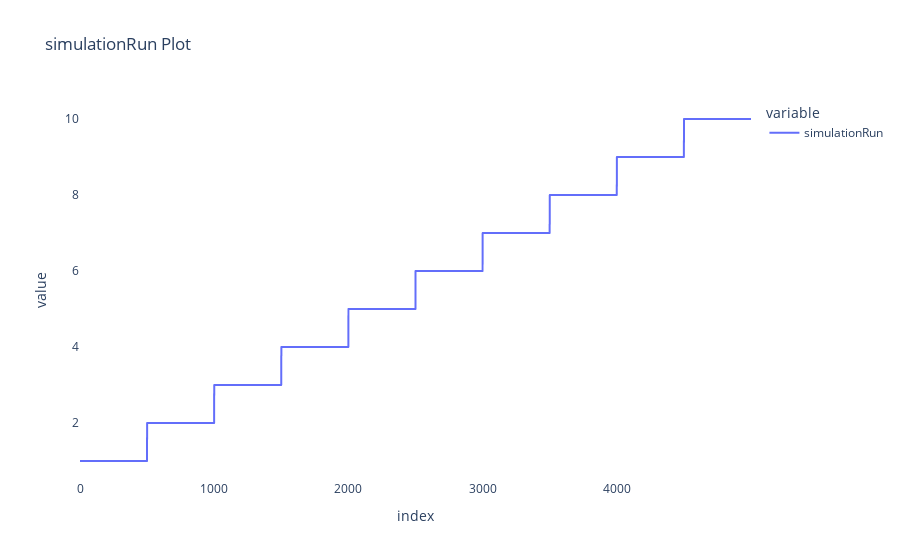

Here is the notebook cell this chart was saved with:
### Markdown cell above
`simulationRun` 의 데이터 양상을 확인하기 위해, 처음 `5000` row 를 그려보면 `500` row 마다 `1` 증가하는 것을 확인할 수 있습니다

### Code cell
fig = px.line(train_data[["simulationRun"]].iloc[:5000], title='simulationRun Plot')
fig.update_layout(plot_bgcolor='#ffffff')
fig.show()

### Figure 1 — Plotly figure (JSON) as saved in the notebook; plotly's stock layout.template omitted (floating-point values rounded to 4 significant figures; data arrays with more than 128 entries replaced by an {"elided": "..."} marker saying what was removed)
{"data": [{"hovertemplate": "variable=simulationRun<br>index=%{x}<br>value=%{y}<extra></extra>", "legendgroup": "simulationRun", "line": {"color": "#636efa", "dash": "solid"}, "marker": {"symbol": "circle"}, "mode": "lines", "name": "simulationRun", "showlegend": true, "type": "scattergl", "x": {"elided": "5000 int values"}, "xaxis": "x", "y": {"elided": "5000 int values"}, "yaxis": "y"}], "layout": {"legend": {"title": {"text": "variable"}, "tracegroupgap": 0}, "plot_bgcolor": "#ffffff", "title": {"text": "simulationRun Plot"}, "xaxis": {"anchor": "y", "domain": [0, 1], "title": {"text": "index"}}, "yaxis": {"anchor": "x", "domain": [0, 1], "title": {"text": "value"}}}}
